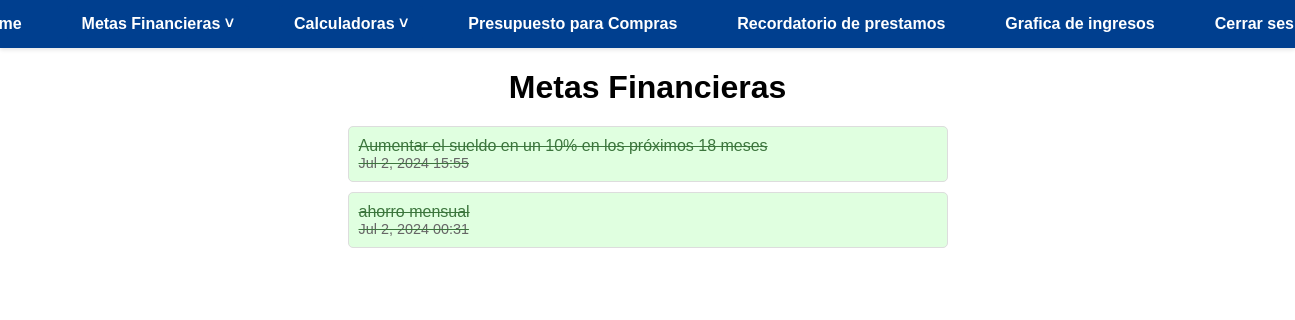
/tasks-completadas (signed in), run on the app's committed database.
### sitioweb/models.py (models this page shows, shortened)
class task(models.Model):
    title = models.CharField(max_length=100)  # Campo para el título de la tarea
    description = models.TextField(blank=True)  # Campo opcional para la descripción de la tarea
    date_created = models.DateTimeField(auto_now_add=True)  # Fecha de creación de la tarea (autoañadida)
    date_completed = models.DateTimeField(null=True, blank=True)  # Fecha de completado de la tarea (opcional)
    important = models.BooleanField(default=False)  # Indica si la tarea es importante o no
    user = models.ForeignKey(User, on_delete=models.CASCADE)  # Relación con el usuario que creó la tarea

### sitioweb/views.py (the view)
# urls.py: path('tasks-completadas', views.tasks_completadas, name='tasks_completadas'),  # Ruta para las tareas completadas
@login_required
def tasks_completadas(request):
    tasks = task.objects.filter(user=request.user, date_completed__isnull=False).order_by('-date_completed')
    return render(request, 'tasks.html', {'tasks': tasks})

### sitioweb/templates/tasks.html
{% extends 'base.html' %}
{% load static %}
{% block extra_css %}
    <link rel="stylesheet" href="{% static 'css/tasks.css' %}">
{% endblock %}
{% block content %}
<h1>Metas Financieras</h1>
<ul class="metas">
    {% for task in tasks %}
    <li class="{% if task.date_completed %}completada{% else %}pendiente{% endif %}">
        <a href="{% url 'detalles_task' task.id %}">
            {% if task.important %}
            <strong>{{ task.title }}</strong>
            {% else %}
                {{ task.title }}
            {% endif %}
            <p>{{ task.date_completed|date:'M j, Y H:i' }}</p>
        </a>
    </li>
    {% endfor %}
</ul>
{% endblock %}

### sitioweb/static/css/base.css (style rules this page uses)
body { font-family: Arial, sans-serif; margin: 0; padding: 0; background-color: #ffffff; }

### sitioweb/static/css/tasks.css (style rules this page uses)
ul.metas { list-style-type: none; padding: 0; margin: 0 auto; max-width: 600px; }
ul.metas li { margin: 10px 0; padding: 10px; border: 1px solid #ddd; border-radius: 5px; transition: background-color 0.3s ease; }
ul.metas li.completada { background-color: #e0ffe0; color: #3c763d; text-decoration: line-through; }
ul.metas li a { text-decoration: none; color: inherit; }
ul.metas li p { margin: 0; font-size: 0.9em; color: #666; }
h1 { font-size: 2em; text-align: center; margin-bottom: 20px; }

### data on the page
task: title "Aumentar el sueldo en un 10% en los próximos 18 meses", date_completed "Jul 2, 2024 15:55"
task: title "ahorro mensual", date_completed "Jul 2, 2024 00:31"
